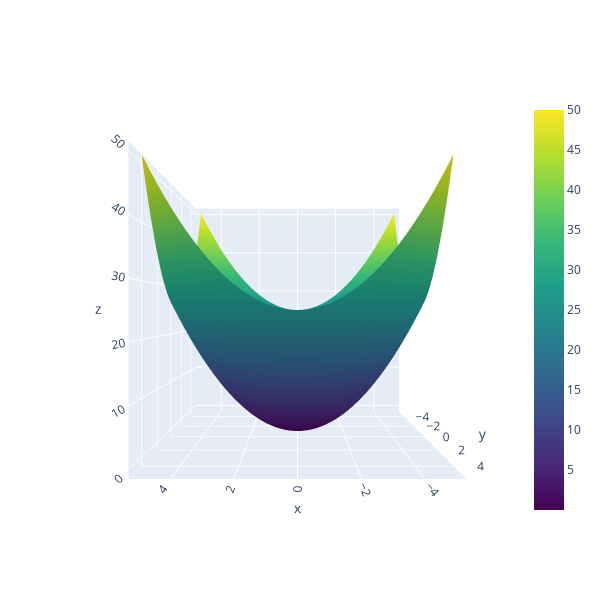

The code cell stored with this chart in its notebook:
### Code cell
x = np.linspace(-5, 5, 100)
y = np.linspace(-5, 5, 100)
X, Y = np.meshgrid(x, y)
Z = X**2 + Y**2

plot_contour(X, Y, Z)
plotly_surface(X, Y, Z)

### Figure 1 — Plotly figure (JSON) as saved in the notebook; plotly's stock layout.template omitted (floating-point values rounded to 4 significant figures; data arrays with more than 128 entries replaced by an {"elided": "..."} marker saying what was removed)
{"data": [{"colorscale": [[0, "#440154"], [0.1111, "#482878"], [0.2222, "#3e4989"], [0.3333, "#31688e"], [0.4444, "#26828e"], [0.5556, "#1f9e89"], [0.6667, "#35b779"], [0.7778, "#6ece58"], [0.8889, "#b5de2b"], [1, "#fde725"]], "type": "surface", "x": {"elided": "100x100 float values"}, "y": {"elided": "100x100 float values"}, "z": {"elided": "100x100 float values"}}], "layout": {"height": 600, "scene": {"aspectmode": "cube", "camera": {"center": {"x": 0, "y": 0, "z": 0}, "eye": {"x": 0, "y": 2, "z": 0}, "up": {"x": 0, "y": 0, "z": 1}}}, "width": 600}}
